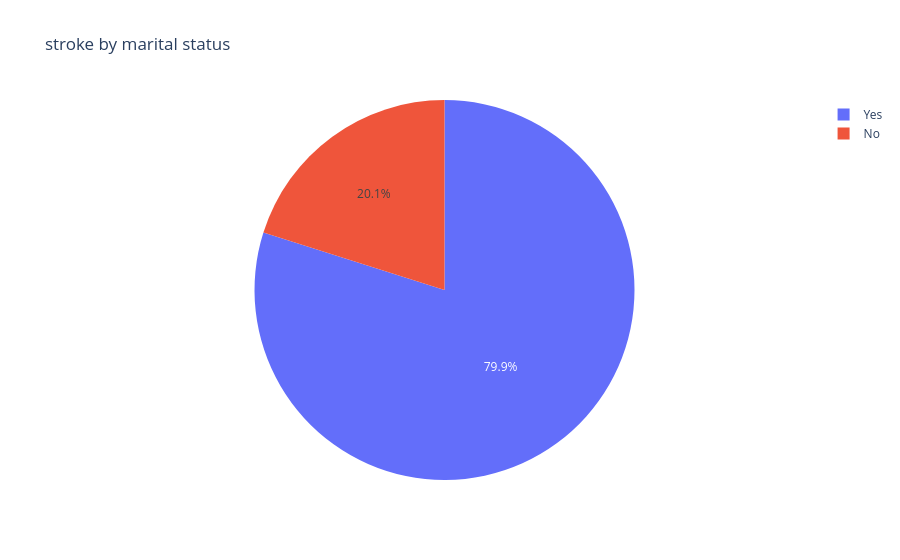

Write notebook code for a chart like this one.
### Markdown cell above
Former smokers exhibit the highest stroke incidence.
This may likely be due to old age(former smokers tend to be older).

Current smokers show moderately elevated risk compared to never smokers.
 
Smoking is associated with increased stroke risk.

### Code cell
married = df.groupby(df['ever_married'])['stroke'].mean()
data_marriage =  pd.DataFrame({'labels':married.index,
                          'values':married.values})
fig= px.pie(data_marriage,values='values',names='labels',title='stroke by marital status')
fig.show()

### Figure 1 — Plotly figure (JSON) as saved in the notebook; plotly's stock layout.template omitted (floating-point values rounded to 4 significant figures)
{"data": [{"domain": {"x": [0, 1], "y": [0, 1]}, "hovertemplate": "labels=%{label}<br>value=%{value}<extra></extra>", "labels": ["No", "Yes"], "legendgroup": "", "name": "", "showlegend": true, "type": "pie", "values": [0.01651, 0.06561]}], "layout": {"legend": {"tracegroupgap": 0}, "title": {"text": "stroke by marital status"}}}
